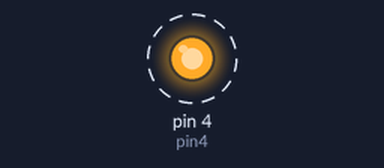
The sketch below on a simulated Arduino Uno, built with avr-gcc and run on an emulated ATmega328P. On the bench: output pins drawn as LEDs (lit = HIGH). Dashed ring = blinking.

Above: at 0.2 s.
Timing chart, 0 to 3.0 s (numbered marks = the images above):
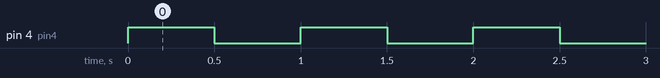

Measured:
- by itself, pin 4 (pin4): alternates HIGH for 0.50 s and LOW for 0.50 s

The sketch:

Ejercicio01-KALON.ino
```cpp
// Encender y apagar dos leds.....

int pin4 = 4;

void setup() {
  // Inicializo pin 4 como salida
  pinMode(pin4, OUTPUT);
}

// Esta funcion cambia continuamente en el tiemo
void loop() {
  digitalWrite(pin4, HIGH);   // turn the LED on (HIGH is the voltage level)
  delay(500);                       // wait for a second
  digitalWrite(pin4, LOW);    // turn the LED off by making the voltage LOW
  delay(500);                       // wait for a second
}
```
